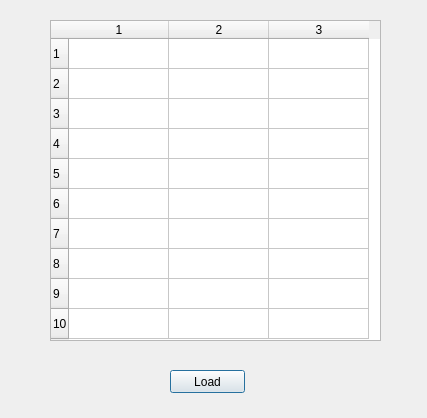
<?xml version="1.0" encoding="UTF-8"?>
<ui version="4.0">
 <class>Dialog</class>
 <widget class="QDialog" name="Dialog">
  <property name="geometry">
   <rect>
    <x>0</x>
    <y>0</y>
    <width>427</width>
    <height>418</height>
   </rect>
  </property>
  <property name="windowTitle">
   <string>Dialog</string>
  </property>
  <widget class="QTableWidget" name="tableWidget">
   <property name="geometry">
    <rect>
     <x>50</x>
     <y>20</y>
     <width>331</width>
     <height>321</height>
    </rect>
   </property>
   <property name="rowCount">
    <number>10</number>
   </property>
   <property name="columnCount">
    <number>3</number>
   </property>
   <row/>
   <row/>
   <row/>
   <row/>
   <row/>
   <row/>
   <row/>
   <row/>
   <row/>
   <row/>
   <column/>
   <column/>
   <column/>
  </widget>
  <widget class="QPushButton" name="pushButton">
   <property name="geometry">
    <rect>
     <x>170</x>
     <y>370</y>
     <width>75</width>
     <height>23</height>
    </rect>
   </property>
   <property name="text">
    <string>Load</string>
   </property>
  </widget>
 </widget>
 <resources/>
 <connections/>
</ui>
